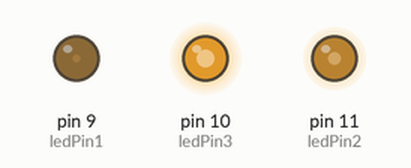
Simulated run of this sketch. Board: Arduino Uno, built with avr-gcc and run on an emulated ATmega328P. Parts: output pins drawn as LEDs (lit = HIGH).

Above: at 0.05 s.
At 0.15 s:
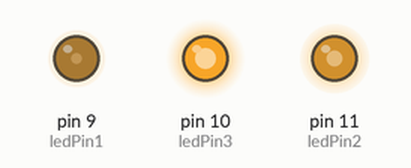
At 0.25 s:
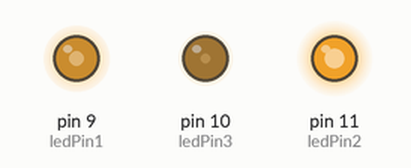
At 0.5 s:
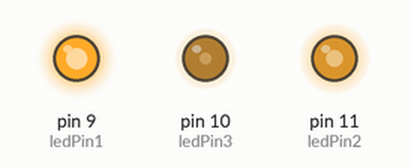
At 0.7 s:
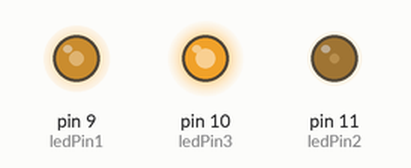
At 0.95 s:
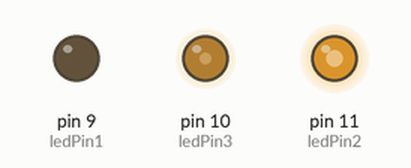
Timing chart, 0 to 3.0 s (numbered marks = the images above):
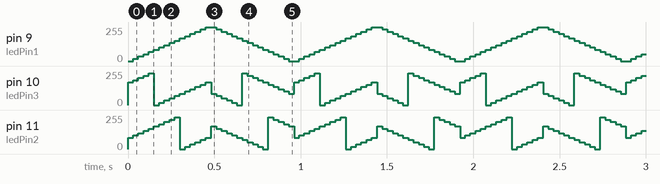

Measured:
- by itself, pin 10 (ledPin3), pin 11 (ledPin2): moves between 0/255 and 238/255, repeating every 0.96 s

The sketch:

dancingLights_Linear.ino
```cpp
/*
 The 17 increment is perfect for Pix!!!

 */


int ledPin1 = 9;    // LED connected to digital pin 9
int ledPin2 = 11;
int ledPin3 = 10;

int fadeValue2 = 0;
int fadeValue3 = 0;

void setup()  {
  // nothing happens in setup
}

void loop()  {
  // fade in from min to max in increments of 5 points:
  for(int fadeValue = 0 ; fadeValue <= 255; fadeValue +=17) {
    // sets the value (range from 0 to 255):

    fadeValue2 = (fadeValue + 85) % 255;
    fadeValue3 = (fadeValue + 170) % 255;

    analogWrite(ledPin1, fadeValue);
    analogWrite(ledPin2, fadeValue2);
    analogWrite(ledPin3, fadeValue3);
    // wait for 30 milliseconds to see the dimming effect
    delay(30);
  }

  // fade out from max to min in increments of 5 points:
  for(int fadeValue = 255 ; fadeValue >= 0; fadeValue -=17) {
    // sets the value (range from 0 to 255):
    fadeValue2 = (fadeValue - 85);
    if(fadeValue2 < 0){
      fadeValue2 += 255;
    }
    fadeValue3 = (fadeValue - 170);
    if(fadeValue3 < 0){
      fadeValue3 += 255;
    }

    analogWrite(ledPin1, fadeValue);
    analogWrite(ledPin2, fadeValue2);
    analogWrite(ledPin3, fadeValue3);
    // wait for 30 milliseconds to see the dimming effect
    delay(30);
  }
}
```
